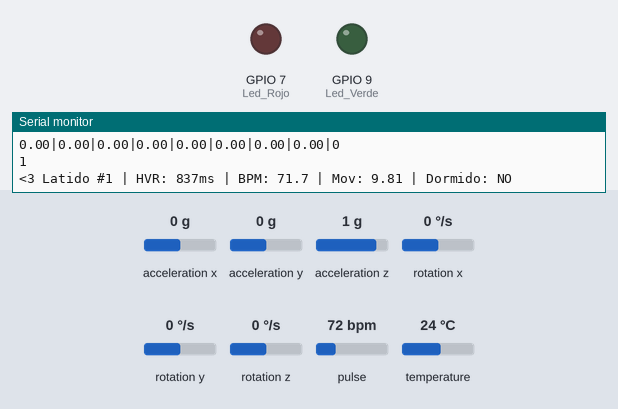
This sketch was run on a simulated ESP32-C3. On the bench: output pins drawn as LEDs (lit = HIGH), the last lines printed to the serial monitor. The test bench sets the inputs (shaded band); at power-on: pulse 72 bpm, acceleration x 0 g, acceleration y 0 g, acceleration z 1 g, rotation x 0 °/s, rotation y 0 °/s, rotation z 0 °/s, temperature 24 °C. EEPROM starts erased; nothing arrives over Bluetooth unless stated; a phone connects over Bluetooth LE 3 s after start.

Above: at 1.2 s.
1.3 s: pulse set to 130 bpm
At 6.16 s:
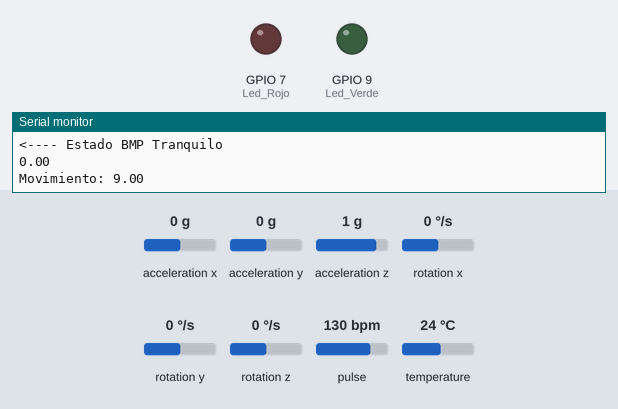
7.3 s: pulse set to 70 bpm
At 8.3 s:
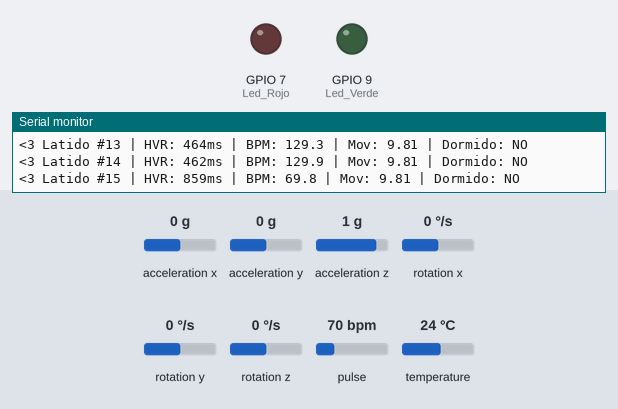
Timing chart, 0 to 10.3 s (numbered marks = the images above; inputs shaded):
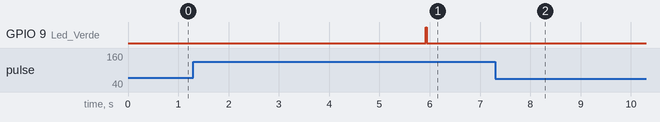

The sketch:

Frecuencia-cardiaca.ino
```cpp
#include <Wire.h>
#include <BLEDevice.h>
#include <BLEUtils.h>
#include <BLEServer.h>
#include <BLE2902.h>
#include "MAX30105.h"
#include "heartRate.h"
#include <vector>
#include <Adafruit_MPU6050.h>
#include <Adafruit_Sensor.h>
#include <Preferences.h>

MAX30105 Sensor_Cardiaco;
Adafruit_MPU6050 Mpu_Sensor;
Preferences preferences;

// Configuración de Pines
int Led_Verde = 9;
int Led_Rojo = 7;
// Horario
int Hora_Dormir = 2000;
int Hora_Actual = 1200;
int Hora_Activacion = 1200;
// Variables de datos
bool Datos_De_Hoy = false;
bool Dia_1 = true;
bool Tocando_Piel = false;
bool Tocando_Piel_Aneterior = false;
int Contador_Promedios = 0;
// Variables de HVR
long HVR = 0;
int Recopilador_HVR[180];
float Diferencia_HVR[179];
int Contador_HVR = 0;
float Promedio_HVR = 0;
float Promedio_Basal_HVR = 0;
std::vector<int> Capturar_HVR;
int Nivel_Superior_HVR = 20;
bool HVR_Primitivo = true;
float Guardar_Promedios_HVR[7];
float Guardar_Recuperar_HVR[7];
// Variables del estres
float Nivel_Estres = 0;
int Contador_Estres = 0;
int Reset_Contador_Estres = 0;
bool Alerta_Estres = false;

// Variables de pulso
int Recopilador_BPM[180];
unsigned long Tempo_Ultimo_Latido = 0;
float BPM = 0;
unsigned long Numero_Latido = 0;
float Promedio_BPM = 0;
float Promedio_Basal_BPM = 0;
int Contador_BPM = 0;
std::vector<int> Capturar_BPM;
bool Alerta_Cardiaca = false;
int Contador_BMP_Alerta = 0;
int Reset_Contador_BMP_Alerta = 0;
bool BMP_Primitivo = true;
float Guardar_Promedios_BPM[7];
float Guardar_Recuperar_BPM[7];
// Variables de deteccion del sueño
int Picos_De_Frecuencia = 0;
std::vector<int> Recopilador_Cardiaco;
const unsigned long Tiempo_Esperando_Sueño = 15000;
const unsigned long Tiempo_Capturando_Sueño = 15000;
const unsigned long Tiempo_De_Espera_Datos = 15000;
unsigned long Tiempo_Comparacion_Sueño = 0;
bool Esta_Dormido = false;
enum Estado_Datos_Dormido {
  Esperando_15_Min,
  Capturando_5_Min
};
Estado_Datos_Dormido Estado_Dato_Sueño = Capturando_5_Min;
bool Desactivar_Promedio_Sueño = true;
float Promedio_Cardiaco_Sueño = 0;

// Variables de movimiento
float Accel_X = 0, Accel_Y = 0, Accel_Z = 0;
float Magnitud_Movimiento = 0;
float Promedio_Anterior_Movimiento = 0;
int Esta_Quieto = 0;
std::vector<int> Capturar_Movimiento;

// Configuración de BLE
BLEServer *pServer = NULL;
BLECharacteristic *pCharacteristicTX = NULL;
BLECharacteristic *pCharacteristicRX = NULL;
bool Dispositivo_Conectado = false;

#define SERVICE_UUID "6E400001-B5A3-F393-E0A9-E50E24DCCA9E"
#define CHARACTERISTIC_UUID_TX "6E400003-B5A3-F393-E0A9-E50E24DCCA9E"
#define CHARACTERISTIC_UUID_RX "6E400002-B5A3-F393-E0A9-E50E24DCCA9E"

class MisCallbacksServidor : public BLEServerCallbacks {
  void onConnect(BLEServer *pServer) {
    Dispositivo_Conectado = true;
  };
  void onDisconnect(BLEServer *pServer) {
    Dispositivo_Conectado = false;
    pServer->startAdvertising();
  }
};

class MisCallbacksRX : public BLECharacteristicCallbacks {
  void onWrite(BLECharacteristic *pCharacteristic) {
    String rxValue = pCharacteristic->getValue();
    if (rxValue.length() > 0) {
      Serial.print("Dato recibido desde el celular: ");
      Serial.println(rxValue);
      if (rxValue[0] == 'r') {
        Numero_Latido = 0;
        Serial.println("Contador de latidos reiniciado por Bluetooth.");
      }
    }
  }
};

void setup() {
  //Generar carpete de datos
  preferences.begin("datos", false);

  Serial.begin(115200);

  pinMode(Led_Verde, OUTPUT);
  pinMode(Led_Rojo, OUTPUT);

  Wire.begin(1, 0);
  digitalWrite(Led_Verde, LOW);
  digitalWrite(Led_Rojo, LOW);

  Serial.println("\n--- Iniciando Sistema Transmisor BLE Completo ---");

  Wire.setClock(100000);

  // 1. Inicializar Sensor Cardíaco
  if (!Sensor_Cardiaco.begin(Wire)) {
    Serial.println("ERROR: No se encontró el MAX30102.");
    while (1) {
      digitalWrite(Led_Rojo, HIGH);
      delay(100);
      digitalWrite(Led_Rojo, LOW);
      delay(100);
      ESP.restart();
    }
  }
  Serial.println("-> Sensor MAX30102 detectado.");

  byte Brillo = 100;
  byte Lecturas = 1;
  byte Modo = 2;
  int Velocidad_Muestreo = 400;
  int Ancho_Pulso = 411;
  int Rango_ADC = 8192;

  Sensor_Cardiaco.setup(Brillo, Lecturas, Modo, Velocidad_Muestreo, Ancho_Pulso, Rango_ADC);
  Serial.println("-> Registro de variables para muñeca configurado.");

  // 2. Inicialización directa del MPU-6050 sin bloqueo estricto
  Mpu_Sensor.begin(0x68, &Wire, 0);
  Mpu_Sensor.setAccelerometerRange(MPU6050_RANGE_2_G);
  Mpu_Sensor.setFilterBandwidth(MPU6050_BAND_21_HZ);
  Serial.println("-> Acelerómetro MPU-6050 enlazado al bus.");

  // 3. Inicializar Bluetooth BLE
  BLEDevice::init("ESP32-C3_HRV");
  pServer = BLEDevice::createServer();
  pServer->setCallbacks(new MisCallbacksServidor());

  BLEService *pService = pServer->createService(SERVICE_UUID);
  pCharacteristicTX = pService->createCharacteristic(CHARACTERISTIC_UUID_TX, BLECharacteristic::PROPERTY_NOTIFY);
  pCharacteristicTX->addDescriptor(new BLE2902());
  pCharacteristicRX = pService->createCharacteristic(CHARACTERISTIC_UUID_RX, BLECharacteristic::PROPERTY_WRITE);
  pCharacteristicRX->setCallbacks(new MisCallbacksRX());

  pService->start();
  pServer->getAdvertising()->start();
  Serial.println("-> Bluetooth BLE (TX/RX) activo. Esperando conexión segura...");

  Contador_Promedios = preferences.getInt("contador", 0);
  preferences.getBytes("hvr", Guardar_Recuperar_HVR, sizeof(Guardar_Recuperar_HVR));
  preferences.getBytes("bpm", Guardar_Recuperar_BPM, sizeof(Guardar_Recuperar_BPM));
  for (int i = 0; i < Contador_Promedios; i++) {
    Promedio_Basal_HVR += Guardar_Recuperar_HVR[i];
    Promedio_Basal_BPM += Guardar_Recuperar_BPM[i];
    Guardar_Promedios_HVR[i] = Guardar_Recuperar_HVR[i];
    Guardar_Promedios_BPM[i] = Guardar_Recuperar_BPM[i];
  }
  Promedio_Basal_HVR /= Contador_Promedios -1;
  Promedio_Basal_BPM /= Contador_Promedios -1;
  if (Contador_Promedios > 0) {
    Dia_1 = preferences.getBool("dia1", 0 );
  }
  if (Contador_Promedios > 7) {
    preferences.end();
  }
  for (int i = 0 ; i <= 7; i++) {
    Serial.print(Guardar_Recuperar_HVR[i]);
    Serial.print("|");
  }
  Serial.println("bpm");
  for (int i = 0 ; i <= 7; i++) {
    Serial.print(Guardar_Recuperar_BPM[i]);
    Serial.print("|");
  }
  Serial.println(Contador_Promedios);
  Serial.println(Dia_1);
}

void loop() {
  Sensor_Cardiaco.check();

  long Valor_Presencia = Sensor_Cardiaco.getIR();
  if (Tocando_Piel != Tocando_Piel_Aneterior){
    //Hacer post de q el sensor no esta detectando
  }
  if (Valor_Presencia < 50000) {
    digitalWrite(Led_Rojo, HIGH);
    Tocando_Piel_Aneterior = Tocando_Piel;
    Tocando_Piel = false;
    return;
  } else {
    digitalWrite(Led_Rojo, LOW);
    Tocando_Piel_Aneterior = Tocando_Piel;
    Tocando_Piel = true;
  }
  //FUNCION DE PEDIR HORA DE DORMIR Y LA HORA ACTUAL PARA IRLAS COMPARANDO!!! (no olvidar mi rey)
  if (Dia_1 == true) {
    if (Hora_Activacion >= Hora_Dormir - 30) {
      Hora_Dormir = Hora_Activacion + 40;
    } else if (Hora_Activacion - Hora_Dormir - 30 > 0 && Hora_Activacion - Hora_Dormir - 30 < 30) {
      Hora_Dormir = Hora_Activacion + 40;
    }
  }

  // --- LEER VARIABLES DEL ACELERÓMETRO ---
  sensors_event_t a, g, temp;
  Mpu_Sensor.getEvent(&a, &g, &temp);

  Accel_X = a.acceleration.x;
  Accel_Y = a.acceleration.y;
  Accel_Z = a.acceleration.z;

  Magnitud_Movimiento = sqrt(Accel_X * Accel_X + Accel_Y * Accel_Y + Accel_Z * Accel_Z);

  if (checkForBeat(Valor_Presencia) == true) {
    digitalWrite(Led_Verde, HIGH);
    digitalWrite(Led_Rojo, LOW);

    unsigned long Tiempo_Actual = millis();
    HVR = Tiempo_Actual - Tempo_Ultimo_Latido;
    Tempo_Ultimo_Latido = Tiempo_Actual;
    unsigned long Tiempo_Actual_Sueño = millis();

    if (HVR > 400 && HVR < 1300) {
      BPM = 60000.0 / HVR;
      Numero_Latido++;

      Serial.print("<3 Latido #");
      Serial.print(Numero_Latido);
      Serial.print(" | HVR: ");
      Serial.print(HVR);
      Serial.print("ms");
      Serial.print(" | BPM: ");
      Serial.print(BPM, 1);
      Serial.print(" | Mov: ");
      Serial.print(Magnitud_Movimiento, 2);
      Serial.print(" | Dormido: ");
      Serial.println(Esta_Dormido ? "SI" : "NO");

      if (Contador_HVR < 180 && Esta_Dormido == true) {
        Recopilador_HVR[Contador_HVR] = HVR;
        Contador_HVR++;
      }
      if (Contador_BPM < 180 && Esta_Dormido == true) {
        Recopilador_BPM[Contador_BPM] = BPM;
        Contador_BPM++;
      }

      // Procesamiento de HRV y algoritmos de estrés
      if (Promedio_Basal_HVR != 0 || HVR_Primitivo == true) {
        if (Capturar_HVR.size() < 11) {
          Capturar_HVR.push_back(HVR);
        } else {
          float Promedio_HVR_Estres = 0;
          for (int i = 0; i < Capturar_HVR.size() - 1; i++) {
            Capturar_HVR[i] = fabs(Capturar_HVR[i] - Capturar_HVR[i + 1]);
            if (Capturar_HVR[i] < Promedio_Basal_HVR + Nivel_Superior_HVR) {
              Promedio_HVR_Estres += Capturar_HVR[i];
            } else if (HVR_Primitivo == true) {
              Promedio_HVR_Estres += Capturar_HVR[i];
            }
          }
          Promedio_HVR_Estres /= Capturar_HVR.size();
          if (HVR_Primitivo == true) {
            Promedio_Basal_HVR = Promedio_HVR_Estres;
            HVR_Primitivo = false;
          }
          if (Dia_1 == true && Promedio_Basal_HVR < Promedio_HVR_Estres && Hora_Actual < Hora_Dormir - 30) {
            Promedio_Basal_HVR = Promedio_HVR_Estres;
          }
          Capturar_HVR.clear();
          int Promediar_Estres = fabs(Promedio_HVR_Estres - Promedio_Basal_HVR);
          float Desviacion_HVR = (fabs(Promediar_Estres - Promedio_Basal_HVR) / Promedio_Basal_HVR) * 100;
          if (Desviacion_HVR <= 15) {
            Serial.println("<---- Estado HVR Tranquilo");
            Reset_Contador_Estres++;
          } else if (Desviacion_HVR <= 30) {
            Serial.println("<---- Estado HVR Intranquilo");
          } else if (Desviacion_HVR > 30) {
            Serial.println("<---- Estado HVR Alerta ");
            String Envira_Datos = "<---- Estado HVR Alerta\n";
            pCharacteristicTX->setValue((uint8_t *)Envira_Datos.c_str(), Envira_Datos.length());
            pCharacteristicTX->notify();
            Contador_Estres++;
          }
          Serial.println(Desviacion_HVR);
          Serial.println(Promediar_Estres);
        }
      }

      // Procesamiento de variaciones rápidas de BPM
      if (Promedio_Basal_BPM != 0 || BMP_Primitivo == true) {
        if (Capturar_BPM.size() < 11) {
          Capturar_BPM.push_back(BPM);
        } else {
          float Promedio_BPM_Alerta = 0;
          int Picos_BPM = 0;
          for (int i = 0; i < Capturar_BPM.size() - 1; i++) {
            if (fabs(Capturar_BPM[i] - Capturar_BPM[i + 1]) > 30) {
              Picos_BPM++;
            } else {
              Promedio_BPM_Alerta += Capturar_BPM[i];
            }
          }
          if ((Capturar_BPM.size() - Picos_BPM) > 0) {
            Promedio_BPM_Alerta /= (Capturar_BPM.size() - Picos_BPM);
            if (BMP_Primitivo == true) {
              Promedio_Basal_BPM = Promedio_BPM_Alerta;
              BMP_Primitivo = false;
            }
          }
          if (Dia_1 == true && Promedio_BPM_Alerta < Promedio_Basal_BPM && Hora_Actual < Hora_Dormir - 30) {
            Promedio_Basal_BPM = Promedio_BPM_Alerta;
          }
          Capturar_BPM.clear();
          if (fabs(Promedio_BPM_Alerta - Promedio_Basal_BPM) <= 8) {
            Serial.println("<---- Estado BMP Tranquilo");
            Reset_Contador_BMP_Alerta++;
          } else if (fabs(Promedio_BPM_Alerta - Promedio_Basal_BPM) <= 20) {
            Serial.println("<---- Estado BMP Intranquilo");
          } else if (fabs(Promedio_BPM_Alerta - Promedio_Basal_BPM) > 20) {
            Serial.println("<---- Estado BMP Alerta");
            String Envira_Datos = "<---- Estado BMP Alerta\n";
            pCharacteristicTX->setValue((uint8_t *)Envira_Datos.c_str(), Envira_Datos.length());
            pCharacteristicTX->notify();
            Contador_BMP_Alerta++;
          }
          Serial.println(fabs(Promedio_BPM_Alerta - Promedio_Basal_BPM));
        }
      }
      // Capturar el movimiento del ususario y compararlo con el anterior para saber si esta en movimiento
      if (Capturar_Movimiento.size() < 11) {
        Capturar_Movimiento.push_back(Magnitud_Movimiento);
      } else {
        float Promedio_Movimiento = 0;
        for (int i = 0; i < Capturar_Movimiento.size(); i++) {
          Promedio_Movimiento += Capturar_Movimiento[i];
        }
        Promedio_Movimiento /= Capturar_Movimiento.size();
        if (fabs(Promedio_Anterior_Movimiento - Promedio_Movimiento) < 2) {
          Esta_Quieto++;
        } else {
          Esta_Quieto = 0;
        }
        Promedio_Anterior_Movimiento = Promedio_Movimiento;
        Capturar_Movimiento.clear();
        Serial.print("Movimiento: ");
        Serial.println(Promedio_Anterior_Movimiento);
      }
      // Máquina de estados periódica para el análisis del Sueño
      switch (Estado_Dato_Sueño) {
        case Esperando_15_Min:
          if (Tiempo_Actual_Sueño - Tiempo_Comparacion_Sueño >= Tiempo_Esperando_Sueño) {
            Recopilador_Cardiaco.clear();
            Estado_Dato_Sueño = Capturando_5_Min;
            Tiempo_Comparacion_Sueño = Tiempo_Actual;
          }
          break;
        case Capturando_5_Min:
          if (Tiempo_Actual_Sueño - Tiempo_Comparacion_Sueño >= Tiempo_Capturando_Sueño) {
            Estado_Dato_Sueño = Esperando_15_Min;
            Tiempo_Comparacion_Sueño = Tiempo_Actual;
            Desactivar_Promedio_Sueño = false;
          }
          if (BPM != 0) {
            Recopilador_Cardiaco.push_back(BPM);
          }
          break;
      }
      if (Dispositivo_Conectado) {
        String Envira_Datos = String(Numero_Latido) + "||" + String(HVR) + "||" + String(BPM, 1) + "||" + String(Magnitud_Movimiento, 2) + "||" + String(Esta_Dormido) + "\n";
        pCharacteristicTX->setValue((uint8_t *)Envira_Datos.c_str(), Envira_Datos.length());
        pCharacteristicTX->notify();
      }
    }
    // Reporte diario de promedios HVR
    if (Contador_HVR >= 180 && Datos_De_Hoy == false) {
      for (int i = 0; i < Contador_HVR - 1; i++) {
        Diferencia_HVR[i] = fabs(Recopilador_HVR[i] - Recopilador_HVR[i + 1]);
        Promedio_HVR += Diferencia_HVR[i];
      }
      Promedio_HVR /= Contador_HVR - 1;
      Contador_HVR = 0;
      if (Contador_Promedios < 7) {
        Guardar_Promedios_HVR[Contador_Promedios] = Promedio_HVR;
        preferences.putBytes("hvr", Guardar_Promedios_HVR, sizeof(Guardar_Promedios_HVR));
      }
    }
    // Reporte diario de promedios cardíacos generales
    if (Contador_BPM >= 180 && Datos_De_Hoy == false) {
      for (int i = 0; i < Contador_BPM; i++) {
        Promedio_BPM += Recopilador_BPM[i];
      }
      Promedio_BPM /= Contador_BPM;
      Contador_BPM = 0;
      if (Contador_Promedios < 7) {
        Guardar_Promedios_BPM[Contador_Promedios] = Promedio_BPM;
        preferences.putBytes("bpm", Guardar_Promedios_BPM, sizeof(Guardar_Promedios_BPM));
        Contador_Promedios++;
        preferences.putInt("contador", Contador_Promedios);
        Dia_1 = false;
        preferences.putBool("dia1", Dia_1);
        preferences.end();
      }
    }
    // Procesamiento de patrones del sueño y autocalibración basal
    if (Estado_Dato_Sueño == Esperando_15_Min && Desactivar_Promedio_Sueño == false) {
      Picos_De_Frecuencia = 0;
      Promedio_Cardiaco_Sueño = 0;

      for (int i = 1; i < Recopilador_Cardiaco.size(); i++) {
        float Ignorar_Picos = fabs(Recopilador_Cardiaco[i] - Recopilador_Cardiaco[i - 1]);
        if (Ignorar_Picos > 15) {
          Picos_De_Frecuencia++;
        } else {
          Promedio_Cardiaco_Sueño += Recopilador_Cardiaco[i];
        }
      }
      if ((Recopilador_Cardiaco.size() - Picos_De_Frecuencia) > 0) {
        Promedio_Cardiaco_Sueño /= (Recopilador_Cardiaco.size() - Picos_De_Frecuencia);
      }
    }

    if (Reset_Contador_Estres > 12) {
      Contador_Estres = 0;
      Reset_Contador_Estres = 0;
    }
    if (Reset_Contador_BMP_Alerta > 12) {
      Contador_BMP_Alerta = 0;
      Reset_Contador_BMP_Alerta = 0;
    }

    if (Contador_Estres > 9) {
      Alerta_Estres = true;
    } else {
      Alerta_Estres = false;
    }
    if (Contador_BMP_Alerta > 9) {
      Alerta_Cardiaca = true;
    } else {
      Alerta_Cardiaca = false;
    }
  } else {
    digitalWrite(Led_Verde, LOW);
  }
}
```

Measured:
- after the input at 1.3 s, GPIO 9 (Led_Verde): LOW → HIGH after 4.6 s, → LOW 0.01 s later
- after the input at 7.3 s, GPIO 9 (Led_Verde): stays LOW (without the input it goes to HIGH after 4.2 s)
